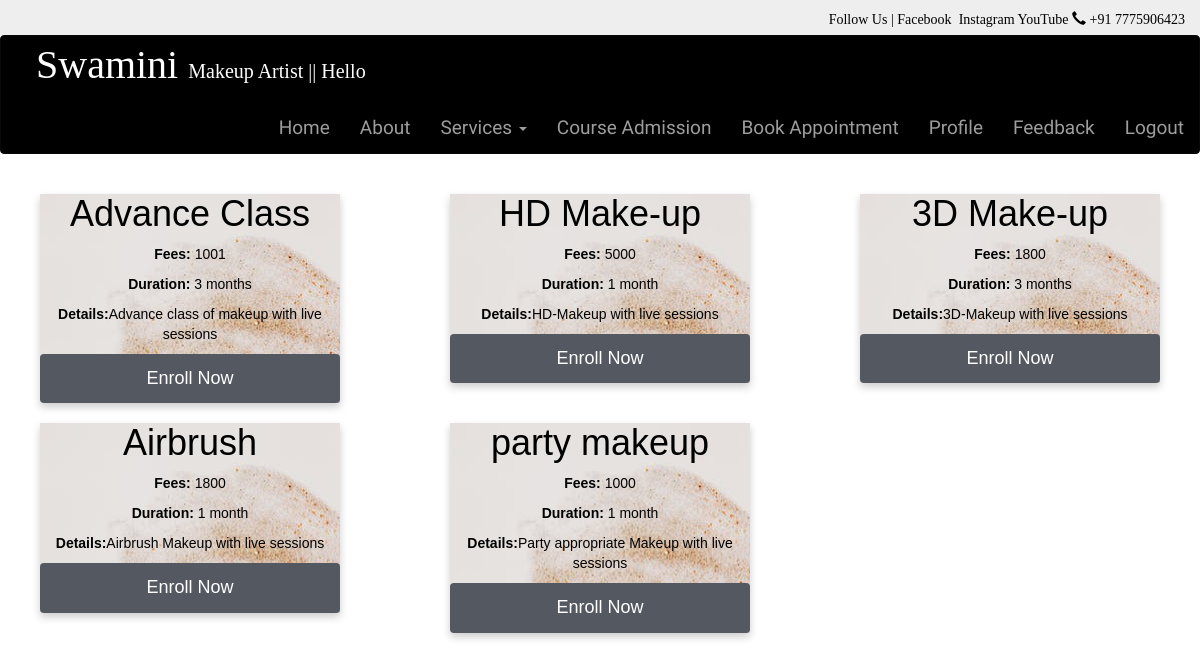
Page /user/cources.php (signed in) on the committed database.
### tables this page shows
CREATE TABLE IF NOT EXISTS `cource` (
  `courceid` int(30) NOT NULL,
  `courcename` varchar(30) NOT NULL,
  `rates` double NOT NULL,
  `duration` varchar(30) NOT NULL,
  `des` varchar(300) NOT NULL,
  PRIMARY KEY (`courceid`)
);

### user/cources.php (the view, shortened to what this page needs)
<?php
include ("header.php");
?>
<div class="row" >
<?php
include("connection.php");
$rs=mysqli_query($cn,"select * from cource ");
$i=0;
while($a=mysqli_fetch_array($rs))
{
$cid=$a["courceid"];
$cm=$a["courcename"];
$ds=$a["des"];
$pr=$a["rates"];
$du=$a["duration"];
echo "<div class='col-md-4'>";
echo "<div class=\"card main\">";
echo "<h1>$cm </h1>";
 echo "<p class=\"Fee:\"><b> Fees:</b> $pr</p><p class=\"Duration:\"><b>Duration:</b> $du</p>
 <p><b>Details:</b>$ds</p>
  <a href=\"admission.php?courceid=$cid\"><button class=\"btn btn-info\">Enroll Now</button></a>";
echo "</div></div>";
$i++;
if($i==3)
{
echo "</div>";
echo "<div class=\"row\">";
$i=0;
}
}
?>
</div>

### user/header.php (shortened to what this page needs)
<?php
	$n=$_SESSION["name"];
?>
<!DOCTYPE html>
<html lang="en">
<head>
  <link rel="stylesheet" href="bootstrap/css/bootstrap.min.css">
  <link rel="stylesheet" href="https://cdnjs.cloudflare.com/ajax/libs/font-awesome/4.7.0/css/font-awesome.min.css">
</head>
<body>
<div class= "container-fluid div-1  " >
      <h5 align="right" style="color:black; font-family: 'Akaya Kanadaka';">
	 Follow Us |
	  <a href="https://www.facebook.com/suvarna.yadav.165/" style="color:black; font-family: 'Akaya Kanadaka';">Facebook</a>&nbsp
	  <a href="https://www.instagram.com/suvarna_yadav_makeup_artist/" style="color:black; font-family: 'Akaya Kanadaka';">Instagram</a>
	  <a href="https://www.youtube.com/channel/UClhgCAGbhllCJ5aMjognlcg" style="color:black; font-family: 'Akaya Kanadaka';">YouTube</a>
	  <span class="glyphicon glyphicon-earphone ;color:black;"></span> +91 7775906423
	  </h5>
</div>
<nav class="navbar navbar-inverse " style="background-color: black;  font-family: 'Alata';font-size: 19px; " >
  <div class="container-fluid ">
    <div class="navbar-header " >
      <p style="font-family: 'Cinzel Decorative';font-size: 40px; color:#fff"  &nbsp> &nbsp Swamini
      <span style="font-family: 'Cinzel Decorative';font-size: 20px;color:#fff">Makeup Artist || Hello <?php echo $n ?> </span>
      </p >
    </div>
    <ul class="nav navbar-nav navbar-right">
      <li ><a href="index.php" >Home</a></li>
	   <li><a href="about.php" >About</a></li>
      <li class="dropdown"><a class="dropdown-toggle" data-toggle="dropdown" href="#" >Services <span class="caret"></span></a>
      </li>
      <li><a href="cources.php" >Course Admission</a></li>
	  <li><a href="booking.php" >Book Appointment</a></li>
	   <li><a href="upprofile.php" >Profile</a></li>
	  <li><a href="feedback.php" >Feedback</a></li>
	  <li><a href="logout.php" >Logout</a></li>
 </div>
</nav>

### user/header.php (style rules this page uses)
.div-1 { height: 35px; background-color: #eee; }

### user/cources.php (style rules this page uses)
body { color: #fff; background-image: url("images/banner6.jpeg"); background-position: center; background-repeat: no-repeat; background-size: cover; }
.card { box-shadow: 0 4px 8px 0 rgba(0, 0, 0, 0.2); max-width: 300px; margin: auto; text-align: center; font-family: arial; }
.card button { border: none; outline: 0; padding: 12px; color: white; background-color: #000; text-align: center; cursor: pointer; width: 100%; font-size: 18px; }
.main { background-image: url("images/banner5.jpeg"); color :#000; }
.card button { border: none; outline: 0; padding: 12px; color: white; background-color: #545861; text-align: center; cursor: pointer; width: 100%; font-size: 18px; }

### rows in the picture
cource: courcename "Advance Class", rates "1001", duration "3 months", des "Advance class of makeup with live sessions"
cource: courcename "HD Make-up", rates "5000", duration "1 month", des "HD-Makeup with live sessions"
cource: courcename "3D Make-up", rates "1800", duration "3 months", des "3D-Makeup with live sessions"
cource: courcename "Airbrush", rates "1800", duration "1 month", des "Airbrush Makeup with live sessions"
cource: courcename "party makeup", rates "1000", duration "1 month", des "Party appropriate Makeup with live sessions"
